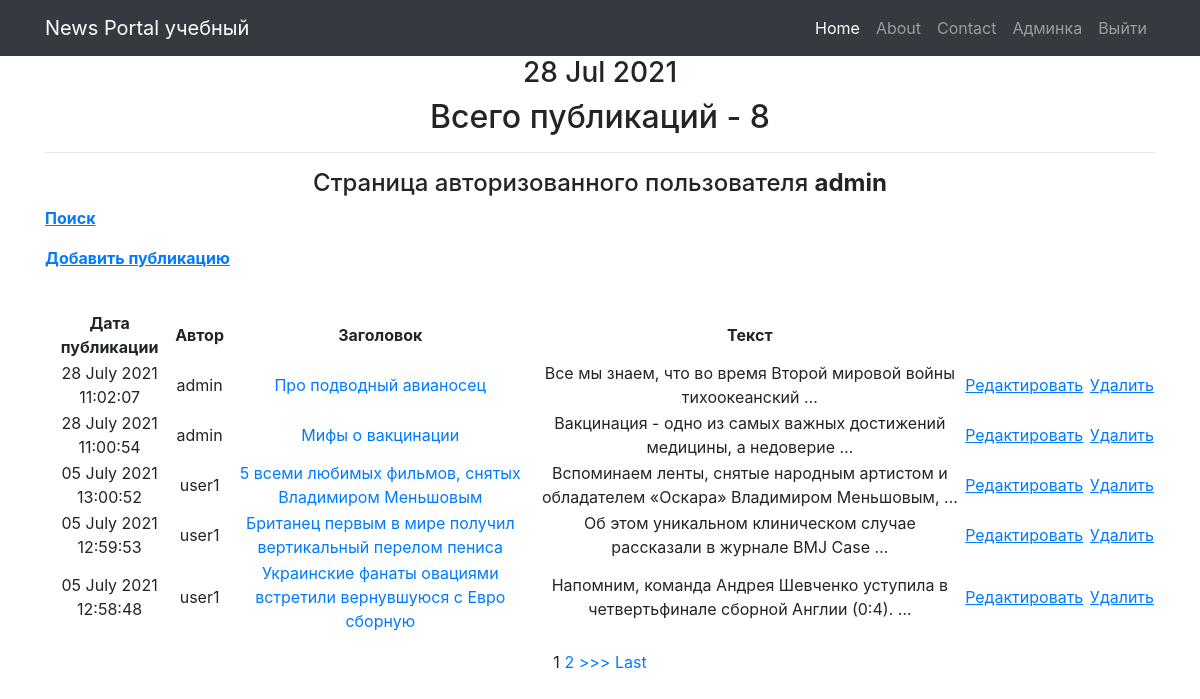
Page /news/ (signed in) on the committed database.
### newapp/models.py (models this page shows, shortened)
class Post(models.Model):
    post = "PO"
    new = "NE"
    POST_NEW = [(post, "статья"), (new,"новость")]
    new_post = models.CharField(max_length = 2, choices = POST_NEW, default = post, verbose_name="Тип")
    time_in_new_post = models.DateTimeField(auto_now_add=True, verbose_name="Дата публикации")
    title = models.CharField(max_length=150, verbose_name="Заголовок", null=False)
    content_new_post = models.TextField(null=False, verbose_name="Текст",)
    rating_new_post = models.FloatField(default=0.0, verbose_name="Рейтинг")
    is_published = models.BooleanField(default=False, verbose_name="Опубликовано")
    updated_at = models.DateTimeField(auto_now=True, null=True, verbose_name="Обновлено")
    category = models.ManyToManyField(Category, through='PostCategory')
    author = models.ForeignKey(Author, on_delete=models.CASCADE)
    class Meta:
        verbose_name = 'Публикация'
        verbose_name_plural = 'Публикации'

class Author(models.Model):
    author = models.OneToOneField(User, on_delete=models.CASCADE)
    author_rating = models.FloatField(default=0.0)
    class Meta:
        verbose_name = 'Автор'
        verbose_name_plural = 'Авторы'

### newapp/views.py (the view, shortened to what this page needs)
# urls.py: path('', cache_page(60*1)(PostsList.as_view())),                                     # добавим кэширование на главную страницу
class PostsList(ListView):
    model = Post  # указываем модель, объекты которой мы будем выводить
    template_name = 'posts.html'
    context_object_name = 'posts'  # это имя списка, в котором будут лежать все объекты, его надо указать, чтобы обратиться к с
    ordering = ['-id']
    paginate_by = 5
    form_class = PostForm
    def get_filter(self):
        return PostFilter(self.request.GET, queryset=super().get_queryset())
    def get_queryset(self):
        return self.get_filter().qs
    def get_context_data(self, **kwargs):
        context = super().get_context_data(**kwargs)
        context['filter'] = PostFilter(self.request.GET, queryset=self.get_queryset())
        context['time_now'] = datetime.utcnow()
        context['categories'] = Category.objects.all()
        context['form'] = PostForm()
        context['all_posts'] = len(Post.objects.all()) # количество постов
        return context

### newapp/templatetags/censor.py (called while the page is built)
@register.filter(name='censor')
def censor(value, arg):  # value|censor:arg
    bad_words = {
        'дурак',
        'дура',
        'сука',
        'жопа',
    }
    list_value = value.split(' ')
    for bad_word in bad_words:
        for i in range(len(list_value)):
            if bad_word in list_value[i].lower():
                list_value[i] = arg
    return ' '.join(list_value)

### templates/posts.html (shortened to what this page needs)
{% extends 'flatpages/default.html' %}
{% load censor %}
{% block content %}
<h3>{{ time_now|date:'d M Y' }}</h3>
<h2>Всего публикаций - {{all_posts}} </h2>
<hr>
{% if user.is_authenticated %}
<h4> Страница авторизованного пользователя <strong> {{request.user.username}} </strong></h4>
{% endif %}
        <p align="left"><a href="{% url 'post_search.html' %}"> <u><strong> Поиск </strong></u></a>
        <p align="left"> <a href="{% url 'post_create.html' %}"> <u><strong> Добавить публикацию </strong></u></a>
{% if posts %}
    <table>
        <th>Дата публикации</th><th>Автор</th><th>Заголовок</th><th>Текст</th>
        <br>
        {% for post in object_list %}
             <tr>
                <td>{{ post.time_in_new_post|date:'d F Y H:i:s' }}</td>
                <td>{{ post.author.author }}</td>
                <td><a href="{% url 'post_detail' post.id %}">{{ post.title|censor:'@#%&$'|truncatewords:10 }}</a></td>
                <td>{{ post.content_new_post|truncatewords:10|censor:'@#%&$' }}</td>
                <td><a href="{% url 'post_update' post.id %}"><u>Редактировать</u></a><a>&nbsp;</a></td>
                <td><a href="{% url 'post_delete' post.id %}"><u>Удалить</u></a></td>
             </tr>
        {% endfor %}
    </table>
    {% if is_paginated %}
    {% for num in page_obj.paginator.page_range %}
        {% if page_obj.number == num %}
            <a>{{ num }}</a>
        {% elif num > page_obj.number|add:'-3' and num < page_obj.number|add:'3' %}
            <a href="?page={{ num }}">{{ num }}</a>
        {% endif %}
    {% endfor %}
    {% if page_obj.has_next %}
        <a href="?page={{ page_obj.next_page_number }}">>>></a>
        <a href="?page={{ page_obj.paginator.num_pages}}">Last</a>
    {% endif %}
  {% endif %}
{% else %}
    <h3>Новостей нет</h3>
{% endif %}
{% endblock content %}

### rows in the picture
Post: time_in_new_post "28 July 2021 11:02:07", author.author "admin", title|censor "Про подводный авианосец", content_new_post|censor "Все мы знаем, что во время Второй мировой войны тихоокеанский …"
Post: time_in_new_post "28 July 2021 11:00:54", author.author "admin", title|censor "Мифы о вакцинации", content_new_post|censor "Вакцинация - одно из самых важных достижений медицины, а недоверие …"
Post: time_in_new_post "05 July 2021 13:00:52", author.author "user1", title|censor "5 всеми любимых фильмов, снятых Владимиром Меньшовым", content_new_post|censor "Вспоминаем ленты, снятые народным артистом и обладателем «Оскара» Владимиром Меньшовым, …"
Post: time_in_new_post "05 July 2021 12:59:53", author.author "user1", title|censor "Британец первым в мире получил вертикальный перелом пениса", content_new_post|censor "Об этом уникальном клиническом случае рассказали в журнале BMJ Case …"
Post: time_in_new_post "05 July 2021 12:58:48", author.author "user1", title|censor "Украинские фанаты овациями встретили вернувшуюся с Евро сборную", content_new_post|censor "Напомним, команда Андрея Шевченко уступила в четвертьфинале сборной Англии (0:4). …"

### other values in the picture
{{ time_now|date:'d M Y' }} "28 Jul 2021"
{{ all_posts }} "8"
{{ request.user.username }} "admin"
{{ num }} "1"
{{ num }} "2"
